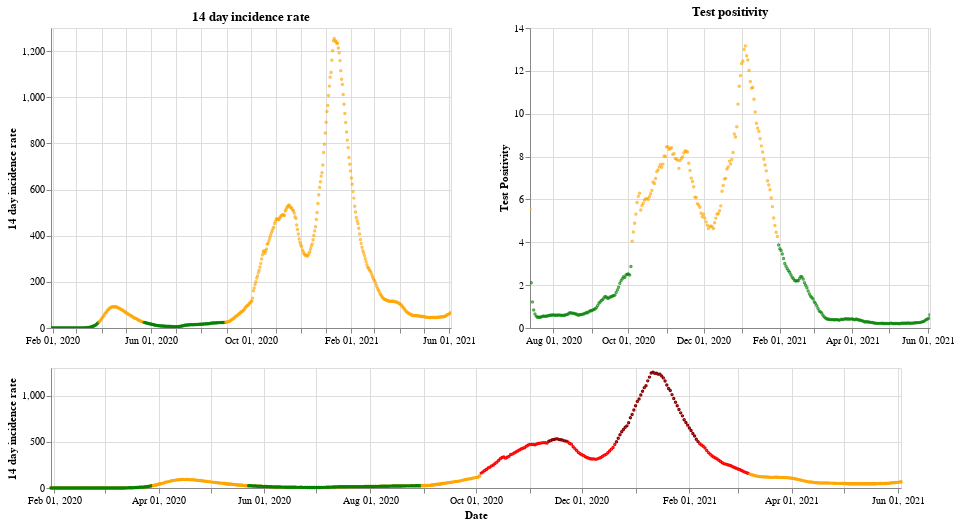

Notebook code cell kept with this figure:
### Markdown cell above
## England

### Code cell
plot_traffic_light('England')

### Figure 1 — Vega-Lite specification as saved in the notebook (floating-point values rounded to 4 significant figures; data arrays with more than 128 entries replaced by an {"elided": "..."} marker saying what was removed)
{"config": {"view": {"continuousWidth": 400, "continuousHeight": 300}}, "vconcat": [{"hconcat": [{"mark": {"type": "point", "size": 2}, "encoding": {"color": {"condition": {"value": "green", "test": "(datum.twoWeeklyCasesRate <= 25)"}, "value": "orange"}, "tooltip": [{"type": "nominal", "field": "areaName"}, {"type": "temporal", "field": "date"}, {"type": "quantitative", "field": "twoWeeklyCasesRate"}, {"type": "quantitative", "field": "testPositivity"}], "x": {"type": "temporal", "axis": {"title": ""}, "field": "date", "scale": {"domain": {"selection": "DateBrush"}}, "timeUnit": "yearmonthdate"}, "y": {"type": "quantitative", "axis": {"title": "14 day incidence rate"}, "field": "twoWeeklyCasesRate"}}, "title": "14 day incidence rate", "width": 400}, {"mark": {"type": "point", "size": 2}, "encoding": {"color": {"condition": {"value": "green", "test": "(datum.testPositivity <= 4)"}, "value": "orange"}, "tooltip": [{"type": "nominal", "field": "areaName"}, {"type": "temporal", "field": "date"}, {"type": "quantitative", "field": "twoWeeklyCasesRate"}, {"type": "quantitative", "field": "testPositivity"}], "x": {"type": "temporal", "axis": {"title": ""}, "field": "date", "scale": {"domain": {"selection": "DateBrush"}}, "timeUnit": "yearmonthdate"}, "y": {"type": "quantitative", "axis": {"title": "Test Positivity"}, "field": "testPositivity"}}, "title": "Test positivity", "width": 400}]}, {"layer": [{"mark": {"type": "point", "size": 2}, "encoding": {"color": {"condition": {"value": "orange", "test": "((50 && datum.twoWeeklyCasesRate) < 150)"}, "value": "red"}, "opacity": {"condition": {"value": 1, "test": "((50 && datum.twoWeeklyCasesRate) < 500)"}, "value": 0}, "tooltip": [{"type": "nominal", "field": "areaName"}, {"type": "temporal", "field": "date"}, {"type": "quantitative", "field": "twoWeeklyCasesRate"}, {"type": "quantitative", "field": "testPositivity"}], "x": {"type": "temporal", "axis": {"title": "Date"}, "field": "date", "timeUnit": "yearmonthdate"}, "y": {"type": "quantitative", "axis": {"title": "14 day incidence rate"}, "field": "twoWeeklyCasesRate"}}, "selection": {"DateBrush": {"type": "interval", "encodings": ["x"], "fields": ["Time"]}}, "width": 850}, {"mark": {"type": "point", "size": 2}, "encoding": {"color": {"value": "darkred"}, "opacity": {"condition": {"value": 1, "test": "(datum.twoWeeklyCasesRate >= 500)"}, "value": 0}, "tooltip": [{"type": "nominal", "field": "areaName"}, {"type": "temporal", "field": "date"}, {"type": "quantitative", "field": "twoWeeklyCasesRate"}, {"type": "quantitative", "field": "testPositivity"}], "x": {"type": "temporal", "axis": {"title": "Date"}, "field": "date", "timeUnit": "yearmonthdate"}, "y": {"type": "quantitative", "axis": {"title": "14 day incidence rate"}, "field": "twoWeeklyCasesRate"}}, "width": 400}, {"mark": {"type": "point", "size": 2}, "encoding": {"color": {"condition": {"value": "green", "test": "((4 && datum.twoWeeklyCasesRate) < 25)"}, "value": "orange"}, "opacity": {"condition": {"value": 1, "test": "(datum.twoWeeklyCasesRate < 50)"}, "value": 0}, "tooltip": [{"type": "nominal", "field": "areaName"}, {"type": "temporal", "field": "date"}, {"type": "quantitative", "field": "twoWeeklyCasesRate"}, {"type": "quantitative", "field": "testPositivity"}], "x": {"type": "temporal", "axis": {"title": "Date"}, "field": "date", "timeUnit": "yearmonthdate"}, "y": {"type": "quantitative", "axis": {"title": "14 day incidence rate"}, "field": "twoWeeklyCasesRate"}}, "width": 400}], "height": 120, "width": 800}], "data": {"name": "data-627484a5a48b3cca89d66f5b8a6d2126"}, "$schema": "https://vega.github.io/schema/vega-lite/v4.8.1.json", "datasets": {"data-627484a5a48b3cca89d66f5b8a6d2126": {"elided": "491 records"}}}
